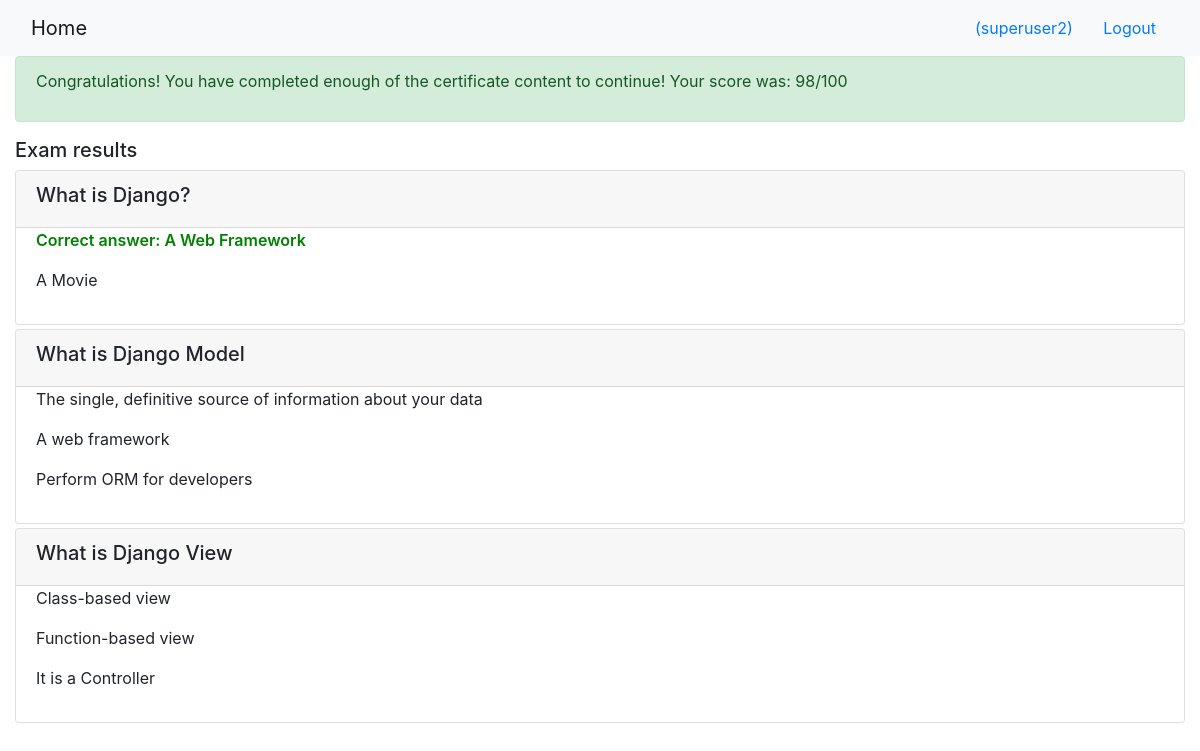
/onlinecourse/show_exam_result/15 (signed in), run on the app's committed database.
### onlinecourse/models.py (models this page shows, shortened)
class Question(models.Model):
    lesson_id = models.ForeignKey(Lesson, on_delete=models.CASCADE)
    question_text = models.CharField(max_length=100, default="")
    grade = models.FloatField(default=0.0)

class Choice(models.Model):
    question_id = models.ForeignKey(Question, on_delete=models.CASCADE)
    is_correct = models.BooleanField(default=False)
    choice_text = models.CharField(max_length=100, default="")

### onlinecourse/views.py (the view)
# urls.py: path('show_exam_result/<int:course_id><int:submission_id>', views.show_exam_result, name='show_exam_result')
def show_exam_result(request, course_id, submission_id):
    course = get_object_or_404(Course, pk=course_id)
    submission = get_object_or_404(Submission, pk=submission_id)
    print('****************\n\n')
    print(course)
    print('****************\n\n')
    print(submission)
    print('****************\n\n')
    submitted_choices = submission.choices.all()
    lesson = Lesson.objects.filter(course=course_id)
    print(lesson)
    print('****************\n\n')
    context = {}
    context['course'] = course
    context['submitted_choices'] = submitted_choices
    context['grade'] = 98
    context['lesson'] = lesson
    return render(request, 'onlinecourse/exam_result_bootstrap.html', context)

### onlinecourse/models.py (called while the page is built)
    def __str__(self):
        return "Name: " + self.name + "," + \
               "Description: " + self.description

### onlinecourse/templates/onlinecourse/exam_result_bootstrap.html (shortened to what this page needs)
<!DOCTYPE html>
<html lang="en">
  <head>
    {% load static %}
    <link
      rel="stylesheet"
      href="https://maxcdn.bootstrapcdn.com/bootstrap/4.5.2/css/bootstrap.min.css"
    />
  </head>
  <body>
    <nav class="navbar navbar-light bg-light">
      <div class="container-fluid">
        <div class="navbar-header">
          <a class="navbar-brand" href="{% url 'onlinecourse:index' %}">Home</a>
        </div>
        <ul class="nav navbar-nav navbar-right">
          {% if user.is_authenticated %}
          <li>
            <a class="btn btn-link" href="#"
              >{{ user.first_name }}({{ user.username }})</a
            >
            <a class="btn btn-link" href="{% url 'onlinecourse:logout' %}"
              >Logout</a
            >
          </li>
          {% endif %}
        </ul>
      </div>
    </nav>
    <div class="container-fluid">
      {% if grade > 80 %}
      <div class="alert alert-success">
        <p>
          Congratulations! You have completed enough of the certificate content
          to continue! Your score was: {{grade}}/100
        </p>
      </div>
      {% endif %}
      <div class="card-columns-vertical mt-1">
        <h5 class="">Exam results</h5>
        {% for lesson in course.lesson_set.all %}
        <div>
          {% for question in lesson.question_set.all %}
          <div class="card mt-1">
            <div class="card-header">
              <h5>{{question.question_text}}</h5>
            </div>
            <div class="form-group">
              {% for choice in question.choice_set.all %}
              <div class="form-check">
                <label class="form-check-label">
                  {% if choice.choice_text == "A Web Framework" %}
                  <p style="color: green; font-weight: 625">
                    Correct answer: {{ choice.choice_text }}
                  </p>
                  {% else %}
                  <p>{{ choice.choice_text }}</p>
                  {% endif %}
                </label>
              </div>
              {%endfor%}
            </div>
          </div>
          {%endfor%}
        </div>
        {%endfor%}
      </div>
    </div>
  </body>
</html>

### data on the page
Question: question_text "What is Django?"
Choice: choice_text "A Web Framework"
Choice: choice_text "A Movie"
Question: question_text "What is Django Model"
Choice: choice_text "The single, definitive source of information about your data"
Choice: choice_text "A web framework"
Choice: choice_text "Perform ORM for developers"
Question: question_text "What is Django View"
Choice: choice_text "Class-based view"
Choice: choice_text "Function-based view"
Choice: choice_text "It is a Controller"

### other printed values
{{ user.username }} "superuser2"
{{ grade }} "98"
